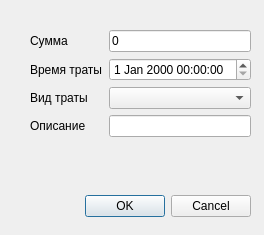
<?xml version="1.0" encoding="UTF-8"?>
<ui version="4.0">
 <class>Dialog</class>
 <widget class="QDialog" name="Dialog">
  <property name="geometry">
   <rect>
    <x>0</x>
    <y>0</y>
    <width>264</width>
    <height>235</height>
   </rect>
  </property>
  <property name="windowTitle">
   <string>Dialog</string>
  </property>
  <widget class="QDialogButtonBox" name="buttonBox">
   <property name="geometry">
    <rect>
     <x>-120</x>
     <y>190</y>
     <width>371</width>
     <height>32</height>
    </rect>
   </property>
   <property name="orientation">
    <enum>Qt::Horizontal</enum>
   </property>
   <property name="standardButtons">
    <set>QDialogButtonBox::Cancel|QDialogButtonBox::Ok</set>
   </property>
  </widget>
  <widget class="QWidget" name="">
   <property name="geometry">
    <rect>
     <x>30</x>
     <y>30</y>
     <width>221</width>
     <height>151</height>
    </rect>
   </property>
   <layout class="QFormLayout" name="formLayout">
    <item row="0" column="0">
     <widget class="QLabel" name="label">
      <property name="text">
       <string>Сумма</string>
      </property>
     </widget>
    </item>
    <item row="0" column="1">
     <widget class="QLineEdit" name="lineEdit">
      <property name="text">
       <string>0</string>
      </property>
     </widget>
    </item>
    <item row="1" column="0">
     <widget class="QLabel" name="label_2">
      <property name="text">
       <string>Время траты</string>
      </property>
     </widget>
    </item>
    <item row="1" column="1">
     <widget class="QDateTimeEdit" name="dateTimeEdit"/>
    </item>
    <item row="2" column="0">
     <widget class="QLabel" name="label_3">
      <property name="text">
       <string>Вид траты</string>
      </property>
     </widget>
    </item>
    <item row="2" column="1">
     <widget class="QComboBox" name="comboBox"/>
    </item>
    <item row="3" column="0">
     <widget class="QLabel" name="label_4">
      <property name="text">
       <string>Описание</string>
      </property>
     </widget>
    </item>
    <item row="3" column="1">
     <widget class="QLineEdit" name="lineEdit_2"/>
    </item>
   </layout>
  </widget>
 </widget>
 <resources/>
 <connections>
  <connection>
   <sender>buttonBox</sender>
   <signal>accepted()</signal>
   <receiver>Dialog</receiver>
   <slot>accept()</slot>
   <hints>
    <hint type="sourcelabel">
     <x>248</x>
     <y>254</y>
    </hint>
    <hint type="destinationlabel">
     <x>157</x>
     <y>274</y>
    </hint>
   </hints>
  </connection>
  <connection>
   <sender>buttonBox</sender>
   <signal>rejected()</signal>
   <receiver>Dialog</receiver>
   <slot>reject()</slot>
   <hints>
    <hint type="sourcelabel">
     <x>316</x>
     <y>260</y>
    </hint>
    <hint type="destinationlabel">
     <x>286</x>
     <y>274</y>
    </hint>
   </hints>
  </connection>
 </connections>
</ui>
